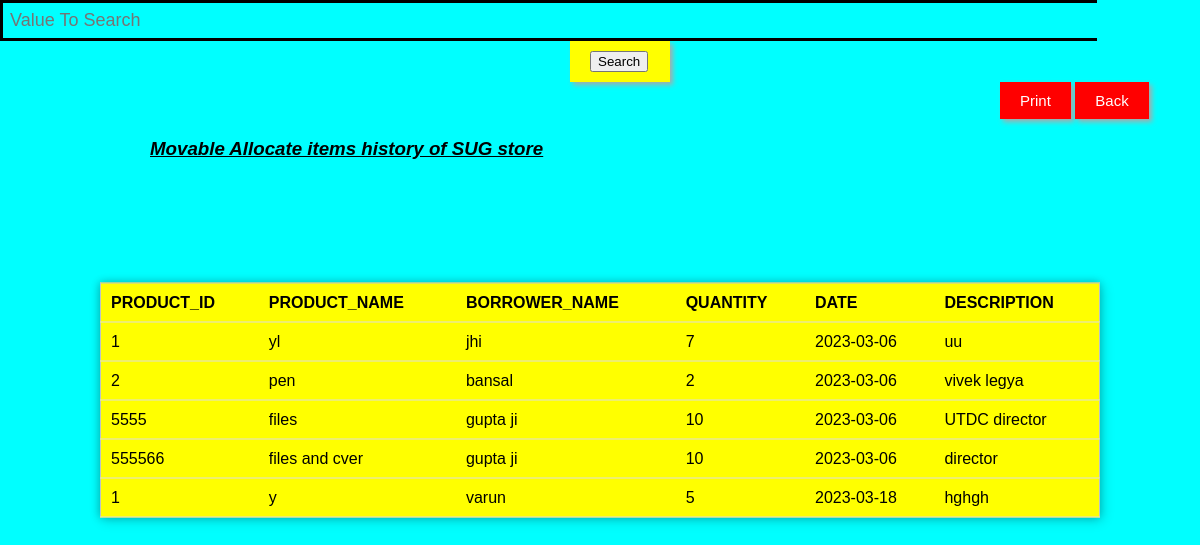
The page /allocatehistory.php on the database its author committed.
### tables this page shows
CREATE TABLE `allocate` (
  `Sr_No` int(11) NOT NULL,
  `Product_Id` int(20) NOT NULL,
  `Product_Name` varchar(20) NOT NULL,
  `Borrower_Name` varchar(20) NOT NULL,
  `Quantity` int(20) NOT NULL,
  `Date` date NOT NULL,
  `Description` varchar(50) NOT NULL
);

### allocatehistory.php (the view, shortened to what this page needs)
<?php
if(isset($_POST['search']))
{
    $valueToSearch = $_POST['valueToSearch'];
    $query = "SELECT * FROM `allocate` WHERE CONCAT(`PRODUCT_ID`, `PRODUCT_NAME`, `BORROWER_NAME`, `QUANTITY`, `DATE`,'DESCRIPTION') LIKE '%".$valueToSearch."%'";
    $search_result = filterTable($query);
}
 else {
    $query = "SELECT * FROM `allocate`";
    $search_result = filterTable($query);
}
function filterTable($query)
{
    $connect = mysqli_connect("localhost", "root", "", "login");
    $filter_Result = mysqli_query($connect, $query);
    return $filter_Result;
}
?>
<!DOCTYPE html>
<html>
<head>
    <link rel="stylesheet" type="text/css" href="button.css">
    <link rel="stylesheet" type="text/css" href="search.css">
    <link rel="stylesheet" type="text/css" href="back.css">
</head>
    <body>
    <form action="allocatehistory.php" method="post">
    <div id="searchbox">
            <input  type="text" name="valueToSearch" placeholder="Value To Search">
</div>
<div id="searchbtn">
          <input type="submit" name="search" value="Search">
</div>
          <div>
          <button onClick="window.print();"class="btn-shadow">Print</button>
        <button onClick="welcome()" class="btnn-shadow">Back</button>
            </div>
            <I>  <U> <h3 id="line" class= "print-container">Movable Allocate items history of SUG store </h3></U></I>
            <table class= "print-container">
                <tr>
				    <th>PRODUCT_ID</th>
					<th>PRODUCT_NAME</th>
                    <th>BORROWER_NAME</th>
					<th>QUANTITY</th>
                    <th>DATE</th>
                    <th>DESCRIPTION</th>
                </tr>
                <?php while($row = mysqli_fetch_array($search_result)):?>
                <tr>
                    <td><?php echo $row['Product_Id'];?></td>
					<td><?php echo $row['Product_Name'];?></td>
					<td><?php echo $row['Borrower_Name'];?></td>
					<td><?php echo $row['Quantity'];?></td>
                    <td><?php echo $row['Date'];?></td>
                    <td><?php echo $row['Description'];?></td>
                </tr>
                <?php endwhile;?>
            </table>
        </form>
    </body>
</html>

### button.css (style rules this page uses)
body { margin: 0; padding: 0; height: 10vh; background-color: aqua; }

### search.css (style rules this page uses)
body { height: 10vh; display: flexbox; justify-content: center; align-items: center; }

### back.css (style rules this page uses)
body { margin: 0; padding: 0; height: 10vh; background-color: aqua; }

### allocatehistory.php (style rules this page uses)
body { padding-top: 50px; left:50%; background-color: ; }
#searchbox input { width:90%; border:3px solid black; border-right:1px; font-size:18px; padding:7px; background:transparent; color:white; }
#searchbtn { width:5%; margin-left:570px; background-color: yellow; border: none; color: Red; padding: 10px 20px; font-size: 15px; transition: 0.25s ease; box-shadow: 3px 3px 5px #aaa; }
.btn-shadow { background-color: red; border: none; color: white; padding: 10px 20px; font-size: 15px; transition: 0.25s ease; box-shadow: 3px 3px 5px #aaa; margin-left:1000px; }
.btnn-shadow { background-color: red; border: none; color: white; padding: 10px 20px; font-size: 15px; transition: 0.25s ease; box-shadow: 3px 3px 5px #aaa; }
#line { margin-left:150px; }
body { padding: 0px; margin: 0; font-family: Verdana, Geneva, Tahoma, sans-serif; }
table { position: absolute; left: 50%; top: 50%; transform: translate(-50%, -50%); border-collapse: collapse; width: 1000px; height: 200px; border: 1px solid #bdc3c7; box-shadow: 2px 2px 12px rgba(0, 0, 0, 0.2), -1px -1px 8px rgba(0, 0, 0, 0.2); background-color: yellow; }
tr { transition: all .2s ease-in; cursor: pointer; }
th, td { padding: 10px; text-align: left; border-bottom: 1px solid #ddd; }

### rows shown on the page
allocate: Product_Id "1", Product_Name "yl", Borrower_Name "jhi", Quantity "7", Date "2023-03-06", Description "uu"
allocate: Product_Id "2", Product_Name "pen", Borrower_Name "bansal", Quantity "2", Date "2023-03-06", Description "vivek legya"
allocate: Product_Id "5555", Product_Name "files", Borrower_Name "gupta ji", Quantity "10", Date "2023-03-06", Description "UTDC director"
allocate: Product_Id "555566", Product_Name "files and cver", Borrower_Name "gupta ji", Quantity "10", Date "2023-03-06", Description "director"
allocate: Product_Id "1", Product_Name "y", Borrower_Name "varun", Quantity "5", Date "2023-03-18", Description "hghgh"
